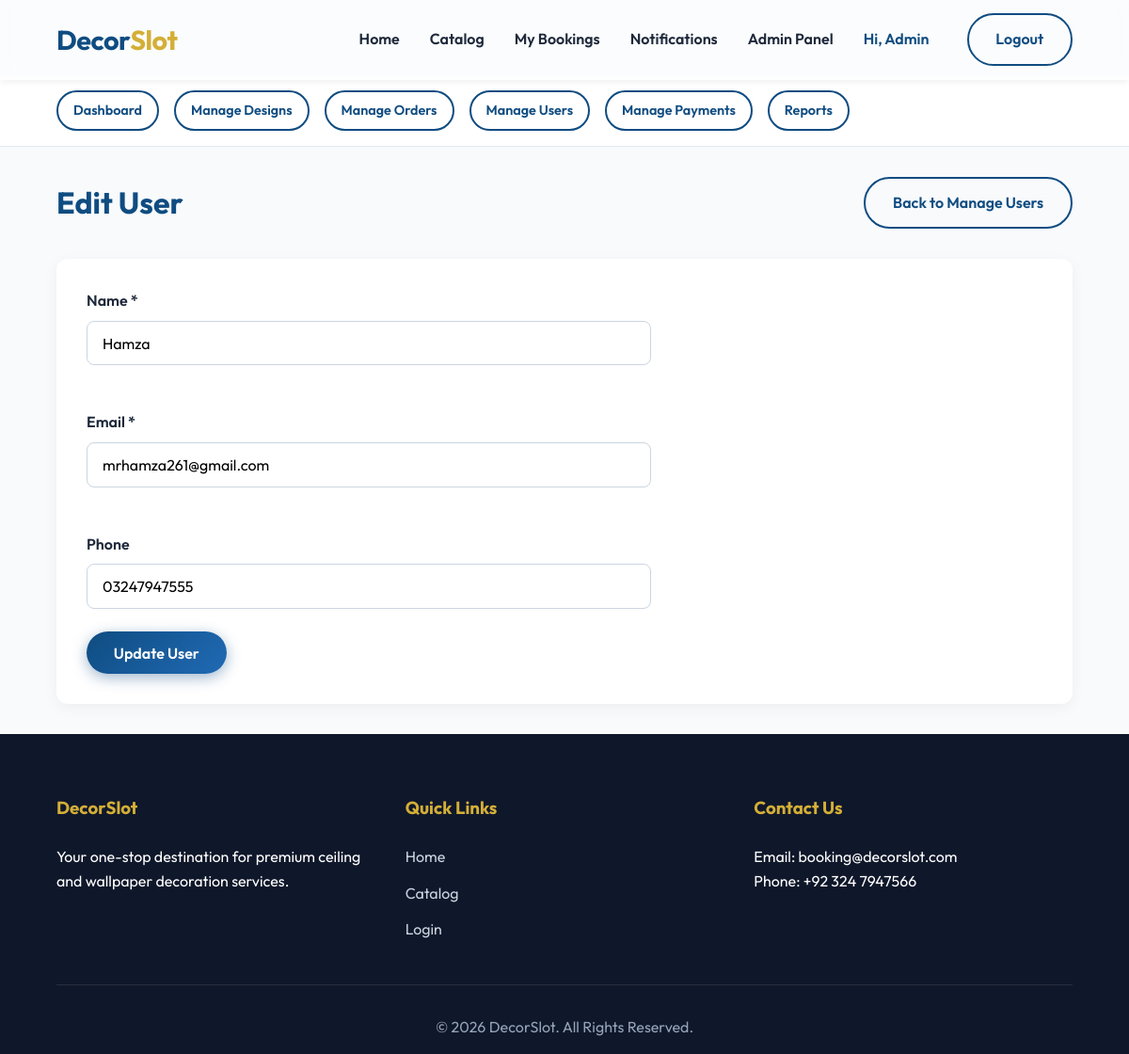
The page /admin/edit_user.php?id=5 (signed in) on the database its author committed.
### tables this page shows
CREATE TABLE `users` (
  `id` int(11) NOT NULL,
  `name` varchar(100) NOT NULL,
  `email` varchar(100) NOT NULL,
  `phone` varchar(20) DEFAULT NULL,
  `address` text DEFAULT NULL,
  `password_hash` varchar(255) NOT NULL,
  `role` enum('customer','admin') DEFAULT 'customer',
  `created_at` timestamp NOT NULL DEFAULT current_timestamp()
);

### admin/edit_user.php (the view, shortened to what this page needs)
<?php
require_once "../includes/db.php";
$id = $_GET["id"];
$stmt = $conn->prepare("SELECT * FROM users WHERE id = ?");
$stmt->bind_param("i", $id);
$stmt->execute();
$result = $stmt->get_result();
$user = $result->fetch_assoc();
include "../includes/header.php";
include "layout.php";
?>
<div class="admin-users-container">
    <div class="admin-users-header">
        <h1 class="admin-users-heading">Edit User</h1>
        <a href="users.php" class="btn-secondary" style="text-decoration: none;">Back to Manage Users</a>
    </div>
    <div class="admin-users-form-container">
        <form method="POST">
            <div class="admin-users-form-grid">
                <div class="form-group">
                    <label>Name *</label>
                    <input type="text" name="name" class="form-control" value="<?= htmlspecialchars($user['name']) ?>" required>
                </div>
                <div class="form-group">
                    <label>Email *</label>
                    <input type="email" name="email" class="form-control" value="<?= htmlspecialchars($user['email']) ?>" required>
                </div>
                <div class="form-group">
                    <label>Phone</label>
                    <input type="text" name="phone" class="form-control" value="<?= htmlspecialchars($user['phone'] ?? "") ?>">
                </div>
            </div>
            <button type="submit" class="btn-primary mt-3">Update User</button>
        </form>
    </div>
</div>
<?php include "../includes/footer.php"; ?>

### assets/css/style.css (style rules this page uses)
:root { --primary-color: #0f4c81; --primary-glow: rgba(15, 76, 129, 0.4); --secondary-color: #d4af37; --bg-color: #f8fafc; --text-color: #1e293b; --text-light: #64748b; --white: #ffffff; --glass-bg: rgba(255, 255, 255, 0.35); --glass-border: rgba(255, 255, 255, 0.2); --border-radius: 12px; --transition: all 0.3s cubic-bezier(0.4, 0, 0.2, 1); }
* { margin: 0; padding: 0; box-sizing: border-box; }
body { font-family: 'Outfit', sans-serif; background-color: var(--bg-color); color: var(--text-color); line-height: 1.6; overflow-x: hidden; }
.btn-primary, .btn-secondary { padding: 0.8rem 1.8rem; border-radius: 30px; text-decoration: none; font-weight: 600; transition: var(--transition); cursor: pointer; border: none; font-family: 'Outfit', sans-serif; font-size: 1rem; display: inline-block; }
.btn-primary { background: linear-gradient(135deg, var(--primary-color), #206ab4); color: var(--white) !important; box-shadow: 0 4px 15px var(--primary-glow); }
.btn-primary::after { display: none; }
.btn-secondary { background: transparent; border: 2px solid var(--primary-color); color: var(--primary-color) !important; }
.btn-secondary::after { display: none; }
.form-group { margin-bottom: 1.5rem; }
.form-group label { display: block; margin-bottom: 0.5rem; font-weight: 600; color: var(--text-color); }
.form-control { width: 100%; padding: 0.8rem 1rem; border: 1px solid #cbd5e1; border-radius: 8px; font-family: inherit; font-size: 1rem; transition: var(--transition); }

### admin/edit_user.php (style rules this page uses)
.admin-users-container { padding: 0 5%; max-width: 1200px; margin: 0 auto; min-height: 60vh; }
.admin-users-header { display: flex; justify-content: space-between; align-items: center; margin-bottom: 2rem; }
.admin-users-heading { color: var(--primary-color); }
.admin-users-form-container { background: var(--white); padding: 2rem; border-radius: var(--border-radius); box-shadow: 0 4px 15px rgba(0, 0, 0, 0.05); margin-bottom: 2rem; }
.admin-users-form-grid { display: grid; grid-template-columns: 1fr; gap: 1.5rem; max-width: 600px; }

### rows shown on the page
users: name "Hamza", email "mrhamza261@gmail.com", phone "03247947555"

### other values the page prints
$_SESSION["user_name"] "Admin"
